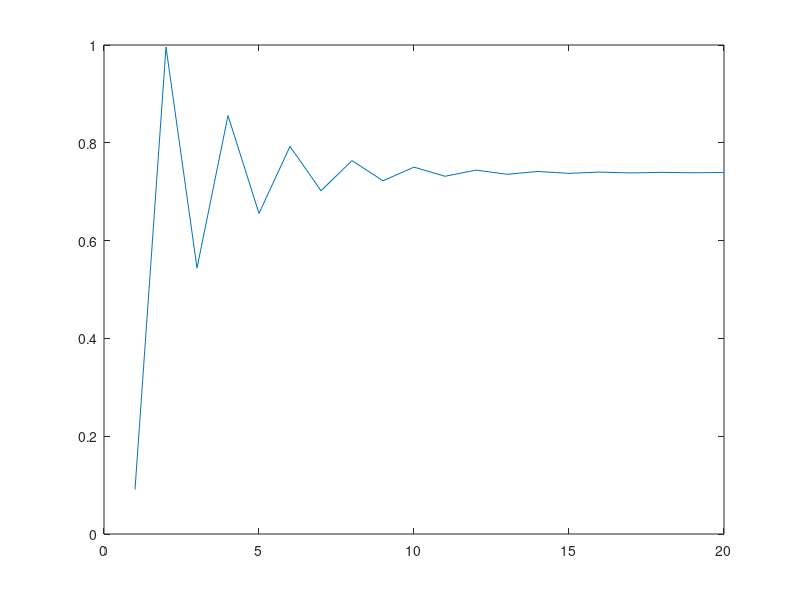

This figure's MATLAB source:
%% Part 1:
A = [10.0 1.0; 3.0001 3.0];
b = [11; 3.3];

cond(A)

[L,U] = lu(A)



%% Part 3: cos Convergence

domain = 20;

% Initialize domain and range
xs = 1:domain;
ys = zeros(size(xs));

% Set initial value
ys(1) = rand();

% Recurse over cosine
for n=2:size(ys,2)
    ys(n) = cos(ys(n-1));
end

% Plot the result to demonstrate the convergence
plot(xs,ys)